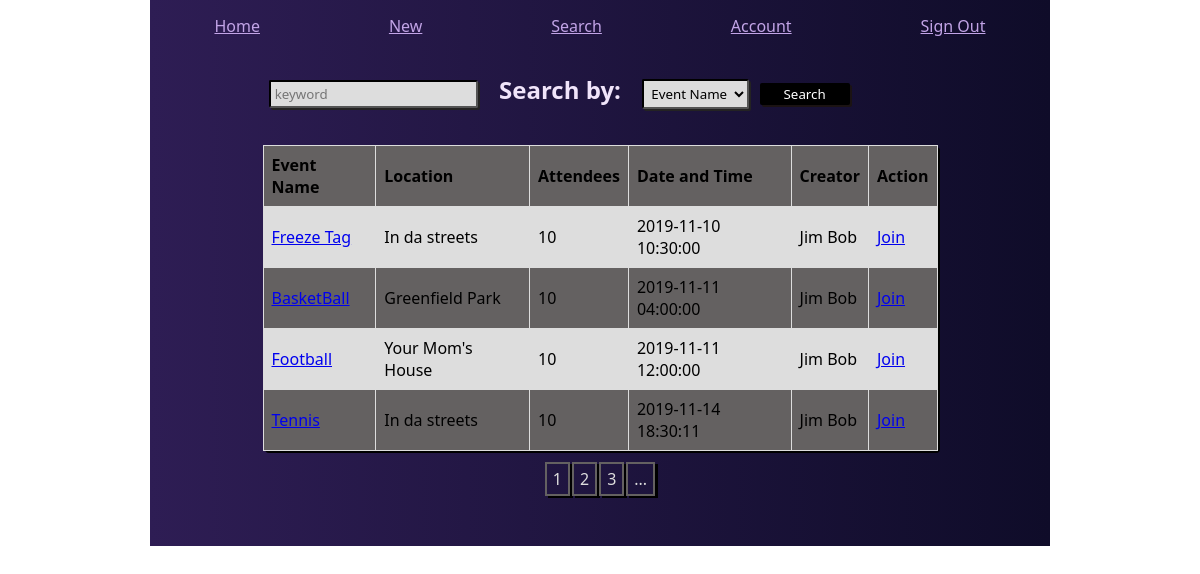
Screenshot of /search with the database file from the repository.
### models.py (models this page shows)
class Event(db.Model):
    id = db.Column(db.Integer, primary_key=True)
    event_name = db.Column(db.String(55))
    time = db.Column(db.DateTime)
    location = db.Column(db.String(100))
    event_details = db.Column(db.String(250))
    users_attending_event = db.relationship("User", secondary=users_and_events)
    created_at = db.Column(db.DateTime, server_default=func.now())
    updated_at = db.Column(db.DateTime, server_default=func.now(), onupdate=func.now())

### controller_functions.py (the view)
def search():
    display_info = Event.query.order_by(Event.time).all()
    return render_template("search.html", all_events = display_info)

### templates/search.html (shortened to what this page needs)
<!DOCTYPE html>
<html lang="en">
<head>
    <link rel="stylesheet" type="text/css" href="../static/css/style.css">
</head>
<body>
    <div class="standard_head">
        <a href="/dashboard">Home</a>
        <a href="">New</a>
        <a href="/search">Search</a>
        <a href="/user_info">Account</a>
        <a href="/logout">Sign Out</a>
    </div>
    <div class="content_container">
        <div id="event_search">
            <form action="" method="post">
                <input type="text" class="search_elements" placeholder="keyword">
                <h2 class="search_elements">Search by:</h2>
                <select name="cars" class="search_elements">
                    <option value="event_name">Event Name</option>
                </select>
                <button type="submit">Search</button>
            </form>
        </div>
        <table class="event_details">
            <tr>
                <th>Event Name</th>
                <th>Location</th>
                <th>Attendees</th>
                <th>Date and Time</th>
                <th>Creator</th>
                <th>Action</th>
            </tr>
            {% for event in all_events %}
                <tr>
                    <td><a href="/event_details/{{event.id}}">{{event.event_name}}</a></td>
                    <td>{{event.location}}</td>
                    <td>10</td>
                    <td>{{event.time}}</td>
                    <td>Jim Bob</td>
                    <td><a href="/join_event/{{event.id}}">Join</a></td>
                </tr>
            {% endfor %}
        </table>
        <div id="footer">
           <table>
               <td><a href="">1</a></td>
               <td><a href="">2</a></td>
               <td><a href="">3</a></td>
               <td><a href="">...</a></td>
           </table>
        </div>
    </div>
</body>
</html>

### static/css/style.css (style rules this page uses)
* { margin: 0px auto; font-family: 'Segoe UI', Tahoma, Geneva, Verdana, sans-serif; box-sizing: border-box; }
.standard_head { display: flex; justify-content: space-evenly; background-image: linear-gradient(-90deg, #0f0c29, #2e1d54); width: 75%; height: 15; }
.standard_head a { color: #c2a4e7; margin-top: 15px; }
button { width: 90px; padding:2px; background-color: #000000; color: white; border: none; border-radius: 2px; margin-top: 8px; cursor: pointer; box-shadow: 2px 2px rgb(27, 19, 19); }
.event_details { width: 75%; border-collapse: collapse; border-radius: 4px; box-shadow: 2px 2px black; }
.event_details td, th { border: 1px solid #dddddd; text-align: left; padding: 8px; }
.event_details tr:nth-child(even) { background-color: #dddddd; }
.event_details tr:nth-child(odd) { background-color: rgb(100, 97, 97); }
.content_container { width: 75%; background-image: linear-gradient(-90deg, #0f0c29, #2e1d54); padding-bottom: 4%; }
#event_search { padding: 4% 0%; width: 75%; }
.search_elements { display: inline; padding: .5%; margin: 0% 1%; }
h2.search_elements { color: #f0e4fa; }
select, input.search_elements { border: inset 2px black; border-radius: 2px; background-color: #dddddd; box-shadow: 2px 2px rgb(36, 35, 35); }
#footer { margin-top: 1%; }
#footer td { border: solid 2px rgb(100, 97, 97); padding: 4px 6px; box-shadow: 3px 2px rgb(0, 0, 0); }
#footer a { color: #dddddd; text-decoration: none; }

### rows the page displays
Event: event_name "Freeze Tag", location "In da streets", time "2019-11-10 10:30:00"
Event: event_name "BasketBall", location "Greenfield Park", time "2019-11-11 04:00:00"
Event: event_name "Football", location "Your Mom's House", time "2019-11-11 12:00:00"
Event: event_name "Tennis", location "In da streets", time "2019-11-14 18:30:11"
